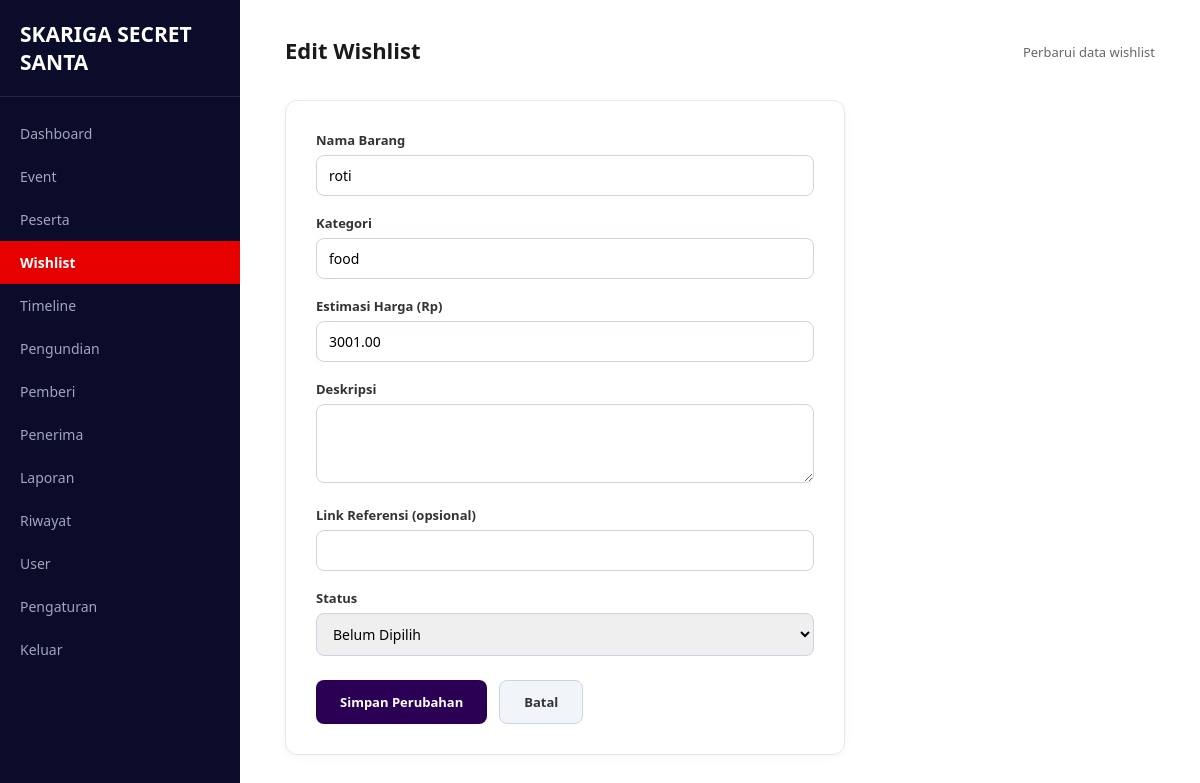
The page /pages/wishlist/edit.php?id=6&event_id=6 (signed in) on the database its author committed.
### tables this page shows
CREATE TABLE `wishlist` (
  `id` int(11) NOT NULL,
  `peserta_id` int(11) NOT NULL,
  `nama_barang` varchar(150) NOT NULL,
  `kategori` varchar(100) DEFAULT NULL,
  `estimasi_harga` decimal(12,2) DEFAULT 0.00,
  `deskripsi` text DEFAULT NULL,
  `link_referensi` varchar(255) DEFAULT NULL,
  `status` enum('belum_dipilih','dipilih') DEFAULT 'belum_dipilih',
  `created_at` timestamp NOT NULL DEFAULT current_timestamp()
);

### includes/functions.php (called while the page is built, shortened)
<?php
function h($str)
{
    return htmlspecialchars((string) $str, ENT_QUOTES, 'UTF-8');
}
?>

### config/config.php (called while the page is built, shortened)
<?php
$base_url = 'http://localhost:8080/Project-TA-rey-nesya-rendra/';
function base_url($path = '')
{
    global $base_url;
    return $base_url . ltrim($path, '/');
}
?>

### pages/wishlist/edit.php (the view, shortened to what this page needs)
<?php
require_once __DIR__ . '/../../config/config.php';
require_once __DIR__ . '/../../includes/functions.php';
$id = (int) ($_GET['id'] ?? $_POST['id'] ?? 0);
$event_id = (int) ($_GET['event_id'] ?? $_POST['event_id'] ?? 0);
$stmt = $conn->prepare("SELECT * FROM wishlist WHERE id = ?");
$stmt->bind_param('i', $id);
$stmt->execute();
$wishlist = $stmt->get_result()->fetch_assoc();
$nama_barang = $wishlist['nama_barang'];
$kategori = $wishlist['kategori'];
$estimasi_harga = $wishlist['estimasi_harga'];
$deskripsi = $wishlist['deskripsi'];
$link_referensi = $wishlist['link_referensi'];
$status = $wishlist['status'];
require_once __DIR__ . '/../../includes/admin_layout_top.php';
?>
<div class="form-card">
    <form method="POST">
        <div class="form-group">
            <label for="nama_barang">Nama Barang</label>
            <input type="text" id="nama_barang" name="nama_barang" value="<?= h($nama_barang) ?>" required>
        </div>
        <div class="form-group">
            <label for="kategori">Kategori</label>
            <input type="text" id="kategori" name="kategori" value="<?= h($kategori) ?>">
        </div>
        <div class="form-group">
            <label for="estimasi_harga">Estimasi Harga (Rp)</label>
            <input type="number" id="estimasi_harga" name="estimasi_harga" value="<?= h($estimasi_harga) ?>" min="0" step="1000">
        </div>
        <div class="form-group">
            <label for="deskripsi">Deskripsi</label>
            <textarea id="deskripsi" name="deskripsi" rows="3"><?= h($deskripsi) ?></textarea>
        </div>
        <div class="form-group">
            <label for="link_referensi">Link Referensi (opsional)</label>
            <input type="text" id="link_referensi" name="link_referensi" value="<?= h($link_referensi) ?>">
        </div>
        <div class="form-group">
            <label for="status">Status</label>
            <select id="status" name="status">
                <option value="belum_dipilih" <?= $status === 'belum_dipilih' ? 'selected' : '' ?>>Belum Dipilih</option>
            </select>
        </div>
        <div class="form-actions">
            <button type="submit" class="btn-primary">Simpan Perubahan</button>
            <a href="<?= base_url('pages/wishlist/index.php?event_id=' . $event_id) ?>" class="btn-secondary">Batal</a>
        </div>
    </form>
</div>
<?php require_once __DIR__ . '/../../includes/admin_layout_bottom.php'; ?>

### assets/css/style_admin.css (style rules this page uses)
* { box-sizing: border-box; margin: 0; padding: 0; font-family: 'Segoe UI', Tahoma, Geneva, Verdana, sans-serif; }
html, body { width: 100%; height: 100%; overflow-x: hidden; background-color: #ffffff; }
.btn-primary { background-color: #2b0054; color: white; border: none; padding: 12px 24px; border-radius: 8px; font-weight: 600; cursor: pointer; font-size: 13px; transition: background 0.3s ease; }
.form-card { border: 1px solid #e2e8f0; border-radius: 12px; padding: 30px; background-color: #ffffff; box-shadow: 0 2px 8px rgba(0, 0, 0, 0.04); max-width: 560px; }
.form-group { margin-bottom: 18px; }
.form-group label { display: block; margin-bottom: 6px; font-size: 13px; font-weight: 600; color: #333; }
.form-group input, .form-group select, .form-group textarea { width: 100%; padding: 10px 12px; border: 1px solid #cbd5e1; border-radius: 8px; font-size: 14px; }
.form-actions { display: flex; gap: 12px; margin-top: 24px; }
.btn-secondary { background-color: #f1f5f9; color: #333; border: 1px solid #cbd5e1; padding: 12px 24px; border-radius: 8px; font-weight: 600; font-size: 13px; text-decoration: none; display: inline-block; }

### rows shown on the page
wishlist: nama_barang "roti", kategori "food", estimasi_harga "3001.00", status "Belum Dipilih"

### other values the page prints
$item['label'] "Dashboard"
$item['label'] "Event"
$item['label'] "Peserta"
$item['label'] "Wishlist"
$item['label'] "Timeline"
$item['label'] "Pengundian"
$item['label'] "Pemberi"
$item['label'] "Penerima"
$item['label'] "Laporan"
$item['label'] "Riwayat"
$item['label'] "User"
$item['label'] "Pengaturan"
$page_title "Edit Wishlist"
$page_subtitle "Perbarui data wishlist"
